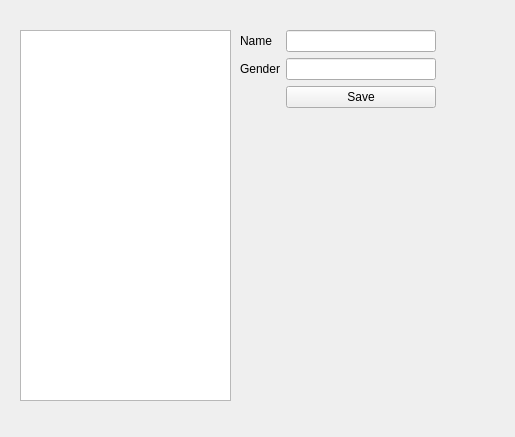
<?xml version="1.0" encoding="UTF-8"?>
<ui version="4.0">
 <class>MainWindow</class>
 <widget class="QMainWindow" name="MainWindow">
  <property name="geometry">
   <rect>
    <x>0</x>
    <y>0</y>
    <width>515</width>
    <height>437</height>
   </rect>
  </property>
  <property name="windowTitle">
   <string>MainWindow</string>
  </property>
  <widget class="QWidget" name="centralwidget">
   <widget class="QTableWidget" name="tableProducts">
    <property name="geometry">
     <rect>
      <x>20</x>
      <y>30</y>
      <width>211</width>
      <height>371</height>
     </rect>
    </property>
   </widget>
   <widget class="QWidget" name="formLayoutWidget">
    <property name="geometry">
     <rect>
      <x>240</x>
      <y>30</y>
      <width>196</width>
      <height>83</height>
     </rect>
    </property>
    <layout class="QFormLayout" name="formLayout">
     <item row="0" column="0">
      <widget class="QLabel" name="lblName">
       <property name="text">
        <string>Name</string>
       </property>
      </widget>
     </item>
     <item row="0" column="1">
      <widget class="QLineEdit" name="txt_lineName"/>
     </item>
     <item row="1" column="1">
      <widget class="QLineEdit" name="txt_lineGender"/>
     </item>
     <item row="1" column="0">
      <widget class="QLabel" name="lblGender">
       <property name="text">
        <string>Gender</string>
       </property>
      </widget>
     </item>
     <item row="2" column="1">
      <widget class="QPushButton" name="btnSave">
       <property name="text">
        <string>Save</string>
       </property>
      </widget>
     </item>
    </layout>
   </widget>
  </widget>
 </widget>
 <resources/>
 <connections/>
</ui>
